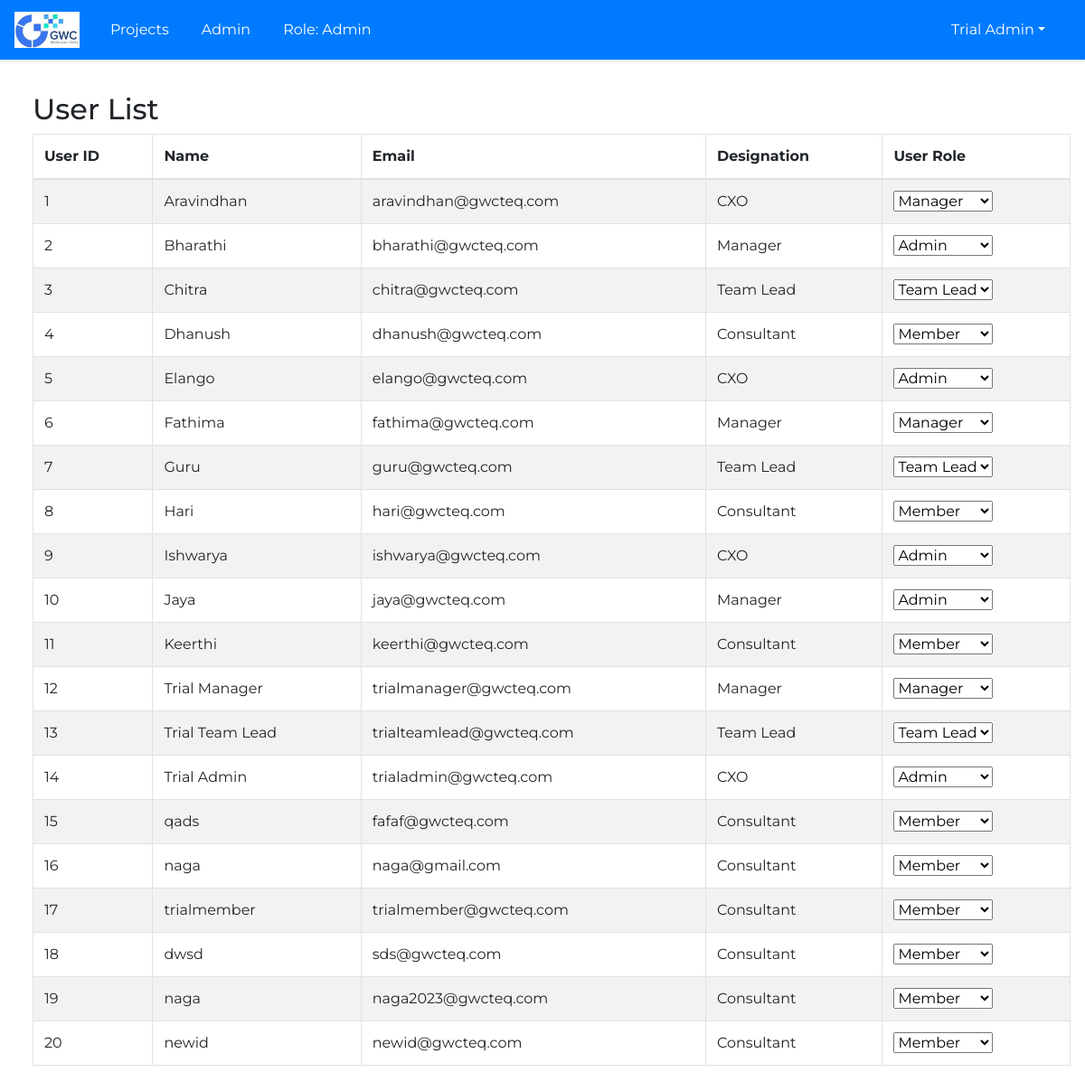
The page /user_control (signed in) on the database its author committed.
### main.py (models this page shows, shortened)
class Users(db.Model):
    id = db.Column(db.Integer(), primary_key=True, autoincrement=True)
    Email = db.Column(db.String(250), unique=True, nullable=False)
    Name = db.Column(db.String(250), nullable=False)
    User_Role = db.Column(db.String(250), default='Member', nullable=False)
    Password = db.Column(db.String(250), nullable=False)
    Designation = db.Column(db.String(250), nullable=False)
    Creation_Date = db.Column(db.DateTime(), default=dt.datetime.utcnow() + dt.timedelta(hours=5, minutes=30), nullable=False)

### main.py (the view)
@app.route('/user_control')
def show_users():
    users_data = Users.query.all()
    return  render_template('user_role_control.html', users= users_data)

### main.py (called while the page is built, shortened)
@app.before_request
def require_login():
    allowed_routes = ['login','static', 'show_register']  # add any route that doesn't require login here
    if request.endpoint not in allowed_routes and 'user_id' not in session:
        return redirect(url_for('login'))

@app.before_request
def restrict_access_member():
    user_id = session.get('user_id')
    if user_id:
        user = Users.query.filter_by(id=user_id).first()

@app.before_request
def restrict_access_teamlead():
    user_id = session.get('user_id')
    if user_id:
        user = Users.query.filter_by(id=user_id).first()
        if user.User_Role == 'Team Lead':
            restricted_functions = ['add_project', 'add_epic', 'add_story', 'update_project', 'update_epic', 'update_story', 'delete_story', 'delete_epic','show_users','update_user_role']
            if request.endpoint in restricted_functions:
                abort(403)  # Forbidden

@app.before_request
def restrict_access_manager():
    user_id = session.get('user_id')
    if user_id:
        user = Users.query.filter_by(id=user_id).first()
        if user.User_Role == 'Manager':
            restricted_functions = ['add_project', 'update_project','show_users','update_user_role']
            if request.endpoint in restricted_functions:
                abort(403)  # Forbidden

@app.context_processor
def inject_user():
    def get_user():
        if 'user_id' in session:
            user = Users.query.get(session['user_id'])
            return user
        return None
    return {'user': get_user()}

### templates/user_role_control.html (shortened to what this page needs)
{% extends 'base_layout.html' %}
{% block main %}
<div>
<div class="row">
  <div class="col-8"><h2>User List</h2></div>
</div>
<table class="table table-striped table-bordered table-hover">
<thead>
<tr>
<th scope="col">User ID</th>
<th scope="col">Name</th>
<th scope="col">Email</th>
<th scope="col">Designation</th>
<th scope="col">User Role</th>
</tr>
</thead>
<tbody>
    {% for user in users %}
    <tr>
    <td scope="row">{{ user.id }}</td>
    <td>{{ user.Name }}</td>
    <td>{{ user.Email }}</td>
    <td>{{ user.Designation }}</td>
    <td>
    <select name="user_role" onchange="updateUserRole(this.value, {{ user.id }})">
    <option value="Admin" {% if user.User_Role == 'Admin' %}selected{% endif %}>Admin</option>
    <option value="Manager" {% if user.User_Role == 'Manager' %}selected{% endif %}>Manager</option>
    <option value="Team Lead" {% if user.User_Role == 'Team Lead' %}selected{% endif %}>Team Lead</option>
    <option value="Member" {% if user.User_Role == 'Member' %}selected{% endif %}>Member</option>
    </select>
    </td>
    </tr>
    {% endfor %}
</tbody>
</table>
</div>
{% endblock %}

### templates/base_layout.html (shortened to what this page needs)
<!DOCTYPE html>
<html>
  <head>
      <link rel="stylesheet" href="https://maxcdn.bootstrapcdn.com/bootstrap/4.5.2/css/bootstrap.min.css">
      <link href="{{ url_for('static', filename='css/base_layout-style.css') }}" rel="stylesheet">
  </head>
  <body>
    <nav class="navbar navbar-expand-md navbar-light bg-primary">
      <a class="navbar-brand" href="{{ url_for('login') }}">
        <img src="{{ url_for('static', filename='images/placeholder-logo.png') }}" alt="Logo">
      </a>
      <ul class="navbar-nav">
        {% if user.User_Role in ['Manager', 'Admin', 'Team Lead'] %}
        <li class="nav-item">
          <a class="nav-link" href="{{ url_for('show_projects') }}">Projects</a>
        </li>
        {% endif %}
        {% if user.User_Role in ['Admin'] %}
        <li class="nav-item">
          <a class="nav-link" href="{{ url_for('show_users') }}">Admin</a>
        </li>
        {% endif %}
        <li class="nav-item nav-link">
          Role: {{ user.User_Role }}
        </li>
      </ul>
      <ul class="navbar-nav ml-auto">
        <li class="nav-item dropdown">
          <a class="nav-link dropdown-toggle" href="#" id="navbardrop" data-toggle="dropdown">{{ user.Name }}</a>
        </li>
      </ul>
    </nav>
    <main>
      {% block main %}
      {% endblock %}
    </main>
  </body>
</html>

### static/css/base_layout-style.css (style rules this page uses)
* { box-sizing: border-box; margin: 0; padding: 0; }
body { background-color: white; font-family: 'Montserrat', sans-serif; }
.navbar-brand img { height: 40px; margin-right: 10px; }
.navbar-nav li { padding-right: 20px; color: white !important; }
.nav-link { color: white !important; }
nav { display: flex; justify-content: space-between; align-items: center; padding: 1rem; background-color: white; box-shadow: 0px 2px 4px rgba(0, 0, 0, 0.1); }
main { margin: 20px 0 0 20px; padding: 1rem; }

### rows shown on the page
Users: User_Role "Admin", Name "Trial Admin", id "14", Email "trialadmin@gwcteq.com", Designation "CXO", user_role "Admin"
Users: id "1", Name "Aravindhan", Email "aravindhan@gwcteq.com", Designation "CXO", user_role "Manager"
Users: id "2", Name "Bharathi", Email "bharathi@gwcteq.com", Designation "Manager", user_role "Admin"
Users: id "3", Name "Chitra", Email "chitra@gwcteq.com", Designation "Team Lead", user_role "Team Lead"
Users: id "4", Name "Dhanush", Email "dhanush@gwcteq.com", Designation "Consultant", user_role "Member"
Users: id "5", Name "Elango", Email "elango@gwcteq.com", Designation "CXO", user_role "Admin"
Users: id "6", Name "Fathima", Email "fathima@gwcteq.com", Designation "Manager", user_role "Manager"
Users: id "7", Name "Guru", Email "guru@gwcteq.com", Designation "Team Lead", user_role "Team Lead"
Users: id "8", Name "Hari", Email "hari@gwcteq.com", Designation "Consultant", user_role "Member"
Users: id "9", Name "Ishwarya", Email "ishwarya@gwcteq.com", Designation "CXO", user_role "Admin"
Users: id "10", Name "Jaya", Email "jaya@gwcteq.com", Designation "Manager", user_role "Admin"
Users: id "11", Name "Keerthi", Email "keerthi@gwcteq.com", Designation "Consultant", user_role "Member"
Users: id "12", Name "Trial Manager", Email "trialmanager@gwcteq.com", Designation "Manager", user_role "Manager"
Users: id "13", Name "Trial Team Lead", Email "trialteamlead@gwcteq.com", Designation "Team Lead", user_role "Team Lead"
Users: id "15", Name "qads", Email "fafaf@gwcteq.com", Designation "Consultant", user_role "Member"
Users: id "16", Name "naga", Email "naga@gmail.com", Designation "Consultant", user_role "Member"
Users: id "17", Name "trialmember", Email "trialmember@gwcteq.com", Designation "Consultant", user_role "Member"
Users: id "18", Name "dwsd", Email "sds@gwcteq.com", Designation "Consultant", user_role "Member"
Users: id "19", Name "naga", Email "naga2023@gwcteq.com", Designation "Consultant", user_role "Member"
Users: id "20", Name "newid", Email "newid@gwcteq.com", Designation "Consultant", user_role "Member"
